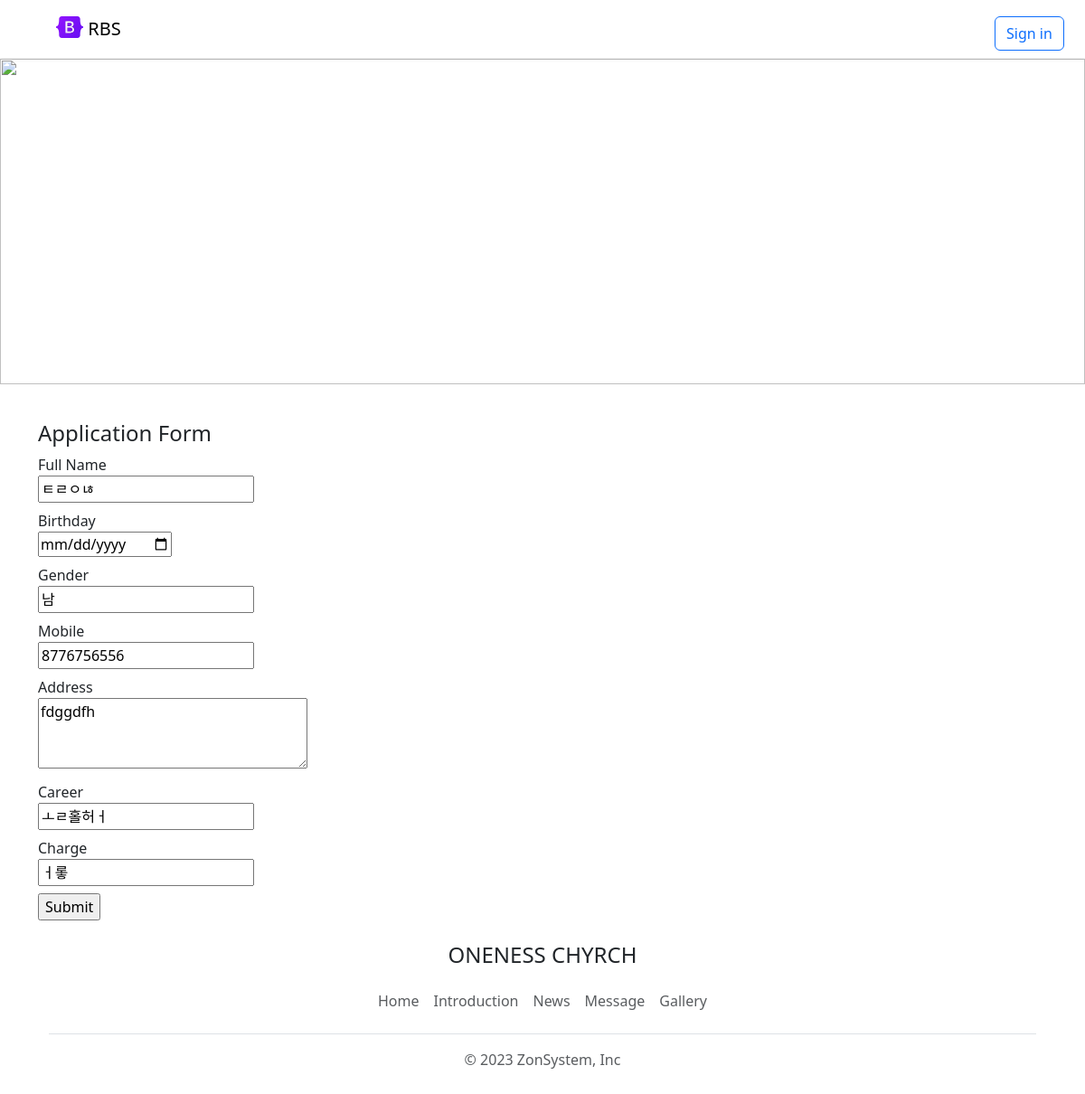
Page /update/ㅌㄹㅇㄶ on the committed database.
### tables this page shows
CREATE TABLE "teacher" (
	"id"	INTEGER NOT NULL UNIQUE,
	"name"	TEXT NOT NULL,
	"gender"	TEXT,
	"birthday"	TEXT,
	"mobile"	TEXT NOT NULL,
	"address"	TEXT,
	"career"	TEXT,
	"charge"	TEXT,
	PRIMARY KEY("id" AUTOINCREMENT)
);

### app.py (the view)
@app.route('/update/<t_name>')
def update(t_name):
  teacher = db.select_teacher(t_name)
  teacher = list(teacher[0])
  return render_template('application_submitted.html',
                         application=teacher,
                         info='update')

### database.py (called while the page is built)
def select_teacher(t_name):
    result = c.execute(f'SELECT * FROM teacher WHERE name="{t_name}"')
    teacher_data = result.fetchall()
    return teacher_data

### templates/application_submitted.html (shortened to what this page needs)
<!DOCTYPE html>
<html lang="en">
<head>
  {% include 'bootstrap.html' %}
</head>
<body>
  {% include 'nav.html' %}
  {% include 'banner.html' %}
  <div class="container">
    <h4>Application Form</h4>
    <form action="/apply/{{info}}" method="POST">
      <div class="mb-2">
        <label for="">Full Name</label><br>
        <input type="text" required name="name" value="{{application[1]}}">
      </div>
      <div class="mb-2">
        <label for="">Birthday</label><br>
        <input type="date" name="birthday" value="{{application[3]}}">
      </div>
      <div class="mb-2">
        <label for="">Gender</label><br>
        <input type="text" name="gender" value="{{application[2]}}">
      </div>
      <div class="mb-2">
        <label for="">Mobile</label><br>
        <input type="number" required name="mobile" value="{{application[4]}}">
      </div>
      <div class="mb-2">
        <label for="">Address</label><br>
        <textarea cols="30" rows="3" name="address">{{application[5]}}</textarea>
      </div>
       <div class="mb-2">
        <label for="">Career</label><br>
        <input type="text" required name="career" value="{{application[6]}}">
      </div>
       <div class="mb-2">
        <label for="">Charge</label><br>
        <input type="text" required name="charge" value="{{application[7]}}">
      </div>
      <div>
        <input type="submit">
      </div>
    </form>
  {% include 'footer.html' %}
</body>
</html>

### rows in the picture
teacher: name "ㅌㄹㅇㄶ", gender "남", mobile "8776756556", address "fdggdfh", career "ㅗㄹ홀허ㅓ", charge "ㅓ롷"
